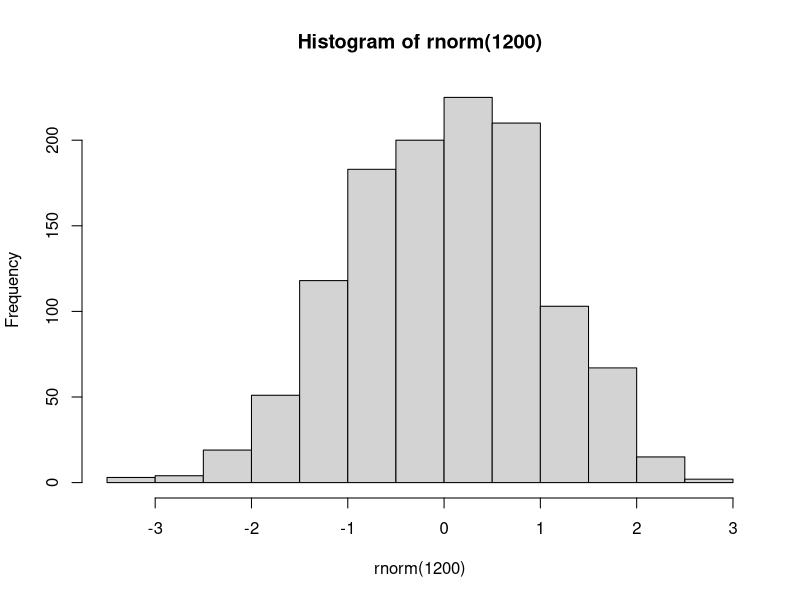
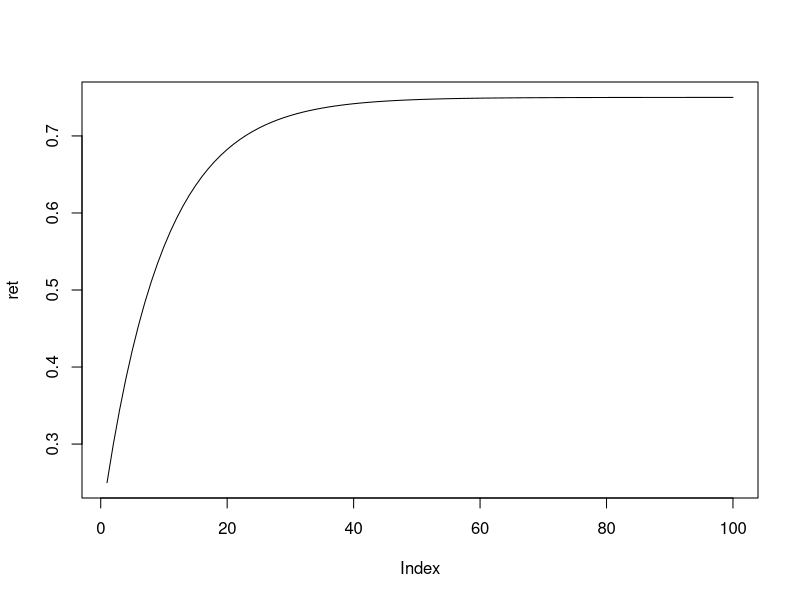

The R script that drew these images, in order:
## ---- chunk 1
hist( rnorm( 1200 ) )
## ---- chunk 2
px <- 0.75
py <- 0.25
m <- 0.1
ret <- rep(NA,100)
ret[1] <- py
for( i in 2:100) {
  ret[i] <- (1-m)*ret[(i-1)] + px * m   
}
## ---- chunk 3
plot( ret, type="l")
